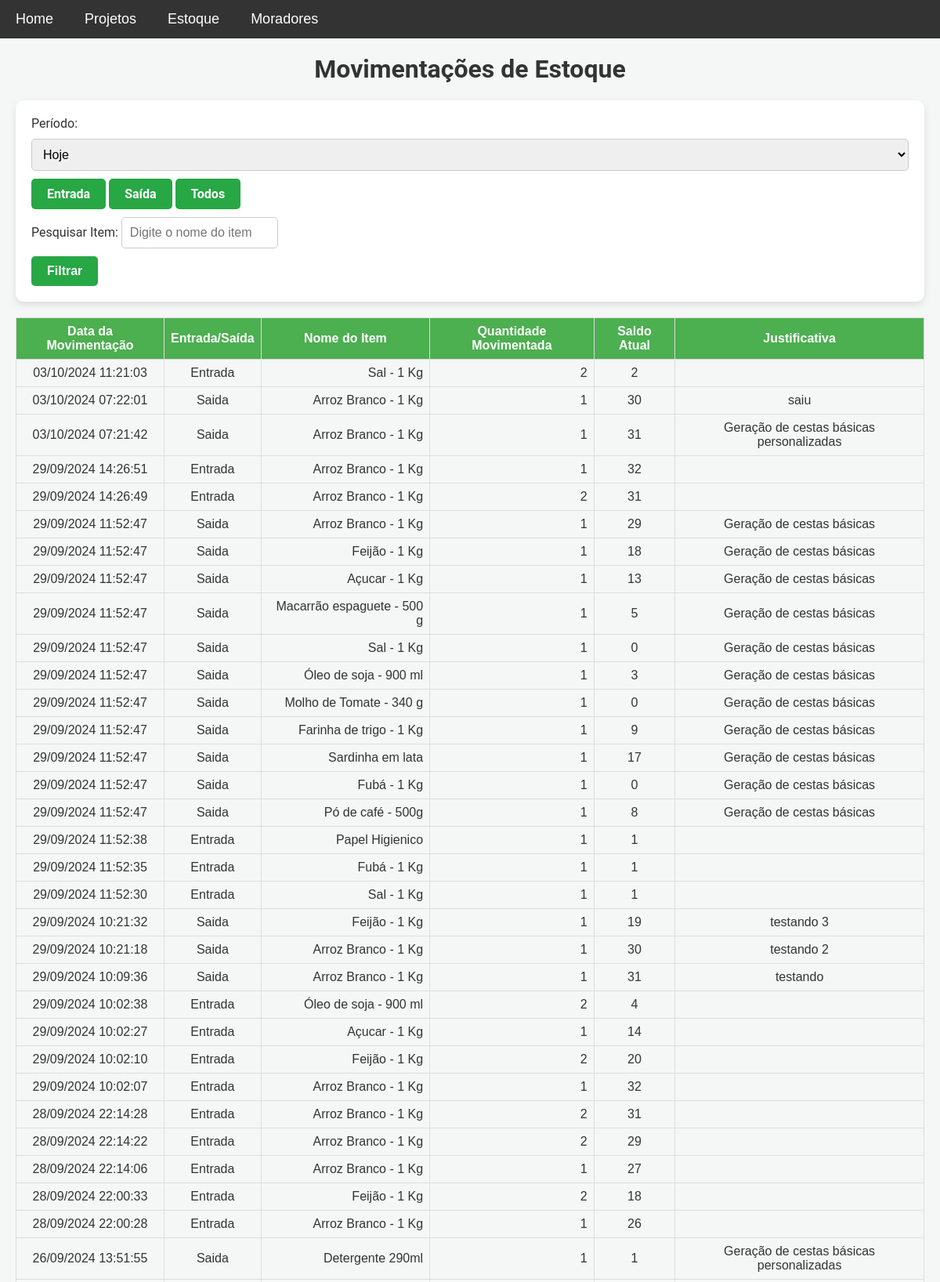
Page /movimentacoes (upper part) on the committed database.
### models.py (models this page shows)
class MovimentacaoEstoque(db.Model):
    __table_args__ = {'extend_existing': True}
    id = db.Column(db.Integer, primary_key=True)
    item_id = db.Column(db.Integer, db.ForeignKey('item.id'), nullable=False)
    tipo_movimentacao = db.Column(db.String(10), nullable=False)  # 'entrada' ou 'saida'
    quantidade = db.Column(db.Integer, nullable=False)
    data_hora = db.Column(db.DateTime, default=datetime.utcnow)
    justificativa = db.Column(db.String(255), nullable=True, default='')  # Define string vazia como padrão
    saldo_atual = db.Column(db.Integer, nullable=False)  # Adiciona o campo saldo atual
    item = db.relationship('Item', backref=db.backref('movimentacoes', lazy=True))

class Item(db.Model):
    __table_args__ = {'extend_existing': True}  # Estende a tabela existente ao invés de tentar recriá-la
    id = db.Column(db.Integer, primary_key=True)
    nome = db.Column(db.String(100), nullable=False)
    descricao = db.Column(db.Text, nullable=False)
    categoria = db.Column(db.String(50), nullable=False)
    quantidade = db.Column(db.Integer, nullable=False, default=0)
    preco = db.Column(db.Float, nullable=False)

### app.py (the view, shortened to what this page needs)
@app.route('/movimentacoes', methods=['GET'])
def movimentacoes_estoque():
    periodo = request.args.get('periodo')  # Filtro de período
    tipo_movimentacao = request.args.get('tipo_movimentacao', 'todos')
    nome_item = request.args.get('nome_item', '').strip()
    query = MovimentacaoEstoque.query.join(Item)
    hoje = datetime.now(tz).date()  # Data de hoje no fuso horário definido
    if periodo == 'hoje':
        query = query.filter(db.func.date(MovimentacaoEstoque.data_hora) == hoje)
    elif periodo == 'semana':
        inicio_semana = hoje - timedelta(days=hoje.weekday())
        query = query.filter(MovimentacaoEstoque.data_hora >= inicio_semana)
    elif periodo == 'mes':
        query = query.filter(
            db.extract('month', MovimentacaoEstoque.data_hora) == hoje.month,
            db.extract('year', MovimentacaoEstoque.data_hora) == hoje.year
        )
    elif periodo == 'ano':
        query = query.filter(db.extract('year', MovimentacaoEstoque.data_hora) == hoje.year)
    elif periodo == 'ultimos_30_dias':
        ultimos_30_dias = hoje - timedelta(days=30)
        query = query.filter(MovimentacaoEstoque.data_hora >= ultimos_30_dias)
    elif periodo == 'ultimos_12_meses':
        ultimos_12_meses = hoje.replace(year=hoje.year - 1)
        query = query.filter(MovimentacaoEstoque.data_hora >= ultimos_12_meses)
    if tipo_movimentacao in ['entrada', 'saida']:
        query = query.filter(MovimentacaoEstoque.tipo_movimentacao == tipo_movimentacao)
    movimentacoes = query.order_by(MovimentacaoEstoque.data_hora.desc()).all()
    if nome_item:
        nome_item_normalizado = remover_acentos(nome_item).lower()
        movimentacoes = [
            m for m in movimentacoes
            if remover_acentos(m.item.nome).lower().find(nome_item_normalizado) != -1
        ]
    return render_template('movimentacoes.html', movimentacoes=movimentacoes, tz=tz)

### templates/movimentacoes.html (shortened to what this page needs)
{% extends 'base.html' %}
{% block content %}
    <h1>Movimentações de Estoque</h1>
    <form method="GET" action="{{ url_for('movimentacoes_estoque') }}">
        <label for="periodo">Período:</label>
        <select name="periodo" id="periodo">
            <option value="hoje" {% if request.args.get('periodo') == 'hoje' %}selected{% endif %}>Hoje</option>
        </select>
        <div class="radio-buttons">
            <label for="entrada" class="btn">Entrada</label>
            <label for="saida" class="btn">Saída</label>
            <label for="todos" class="btn">Todos</label>
        </div>
        <div class="search-bar">
            <label for="nome_item">Pesquisar Item:</label>
            <input type="text" name="nome_item" id="nome_item" placeholder="Digite o nome do item" value="{{ request.args.get('nome_item', '') }}">
        </div>
        <button type="submit">Filtrar</button>
    </form>
    <table class="estoque-table">
        <thead>
            <tr>
                <th>Data da Movimentação</th>
                <th>Entrada/Saída</th>
                <th>Nome do Item</th>
                <th>Quantidade Movimentada</th>
                <th>Saldo Atual</th>
                <th>Justificativa</th>
            </tr>
        </thead>
        <tbody>
            {% for movimentacao in movimentacoes %}
            <tr>
                <td>{{ movimentacao.data_hora.astimezone(tz).strftime('%d/%m/%Y %H:%M:%S') }}</td>
                <td>{{ movimentacao.tipo_movimentacao | capitalize }}</td>
                <td>{{ movimentacao.item.nome }}</td>
                <td>{{ movimentacao.quantidade }}</td>
                <td>{{ movimentacao.saldo_atual }}</td>
                <td>{{ movimentacao.justificativa }}</td>
            </tr>
            {% endfor %}
        </tbody>
    </table>
{% endblock %}

### static/css/style.css (style rules this page uses)
body { font-family: 'Roboto', sans-serif; background-color: #f4f7f6; margin: 0; padding: 0; color: #333; }
h1, h3 { text-align: center; margin-top: 0; }
form { background-color: white; padding: 20px; border-radius: 10px; box-shadow: 0 4px 10px rgba(0, 0, 0, 0.1); margin-bottom: 20px; }
input[type="text"], input[type="date"], textarea, select { width: 100%; padding: 10px; margin: 10px 0; border: 1px solid #ccc; border-radius: 5px; font-size: 16px; box-sizing: border-box; }
form input[type="text"], form input[type="date"] { max-width: 200px; display: inline-block; margin-right: 10px; }
button, .btn { display: inline-block; padding: 10px 20px; background-color: #28a745; color: white; border: none; border-radius: 5px; font-size: 16px; font-weight: bold; cursor: pointer; transition: background-color 0.3s ease, color 0.3s ease; }
.estoque-table, .moradores-table { width: 100%; border-collapse: collapse; margin-top: 20px; font-family: Arial, sans-serif; }
.estoque-table th, .estoque-table td, .moradores-table th, .moradores-table td { border: 1px solid #ddd; padding: 8px; text-align: center; }
.estoque-table th, .moradores-table th { background-color: #4CAF50; color: white; font-weight: bold; }
.estoque-table td:nth-child(3), .estoque-table td:nth-child(4) { text-align: right; }
.search-bar input { width: 100%; max-width: 600px; padding: 10px; margin-top: 10px; font-size: 16px; border: 1px solid #ccc; border-radius: 5px; }

### rows in the picture
MovimentacaoEstoque: data_hora.astimezone "03/10/2024 11:21:03", tipo_movimentacao "Entrada", item.nome "Sal - 1 Kg", quantidade "2", saldo_atual "2"
MovimentacaoEstoque: data_hora.astimezone "03/10/2024 07:22:01", tipo_movimentacao "Saida", item.nome "Arroz Branco - 1 Kg", quantidade "1", saldo_atual "30", justificativa "saiu"
MovimentacaoEstoque: data_hora.astimezone "03/10/2024 07:21:42", tipo_movimentacao "Saida", item.nome "Arroz Branco - 1 Kg", quantidade "1", saldo_atual "31", justificativa "Geração de cestas básicas personalizadas"
MovimentacaoEstoque: data_hora.astimezone "29/09/2024 14:26:51", tipo_movimentacao "Entrada", item.nome "Arroz Branco - 1 Kg", quantidade "1", saldo_atual "32"
MovimentacaoEstoque: data_hora.astimezone "29/09/2024 14:26:49", tipo_movimentacao "Entrada", item.nome "Arroz Branco - 1 Kg", quantidade "2", saldo_atual "31"
MovimentacaoEstoque: data_hora.astimezone "29/09/2024 11:52:47", tipo_movimentacao "Saida", item.nome "Arroz Branco - 1 Kg", quantidade "1", saldo_atual "29", justificativa "Geração de cestas básicas"
MovimentacaoEstoque: data_hora.astimezone "29/09/2024 11:52:47", tipo_movimentacao "Saida", item.nome "Feijão - 1 Kg", quantidade "1", saldo_atual "18", justificativa "Geração de cestas básicas"
MovimentacaoEstoque: data_hora.astimezone "29/09/2024 11:52:47", tipo_movimentacao "Saida", item.nome "Açucar - 1 Kg", quantidade "1", saldo_atual "13", justificativa "Geração de cestas básicas"
MovimentacaoEstoque: data_hora.astimezone "29/09/2024 11:52:47", tipo_movimentacao "Saida", item.nome "Macarrão espaguete - 500 g", quantidade "1", saldo_atual "5", justificativa "Geração de cestas básicas"
MovimentacaoEstoque: data_hora.astimezone "29/09/2024 11:52:47", tipo_movimentacao "Saida", item.nome "Sal - 1 Kg", quantidade "1", saldo_atual "0", justificativa "Geração de cestas básicas"
MovimentacaoEstoque: data_hora.astimezone "29/09/2024 11:52:47", tipo_movimentacao "Saida", item.nome "Óleo de soja - 900 ml", quantidade "1", saldo_atual "3", justificativa "Geração de cestas básicas"
MovimentacaoEstoque: data_hora.astimezone "29/09/2024 11:52:47", tipo_movimentacao "Saida", item.nome "Molho de Tomate - 340 g", quantidade "1", saldo_atual "0", justificativa "Geração de cestas básicas"
MovimentacaoEstoque: data_hora.astimezone "29/09/2024 11:52:47", tipo_movimentacao "Saida", item.nome "Farinha de trigo - 1 Kg", quantidade "1", saldo_atual "9", justificativa "Geração de cestas básicas"
MovimentacaoEstoque: data_hora.astimezone "29/09/2024 11:52:47", tipo_movimentacao "Saida", item.nome "Sardinha em lata", quantidade "1", saldo_atual "17", justificativa "Geração de cestas básicas"
MovimentacaoEstoque: data_hora.astimezone "29/09/2024 11:52:47", tipo_movimentacao "Saida", item.nome "Fubá - 1 Kg", quantidade "1", saldo_atual "0", justificativa "Geração de cestas básicas"
MovimentacaoEstoque: data_hora.astimezone "29/09/2024 11:52:47", tipo_movimentacao "Saida", item.nome "Pó de café - 500g", quantidade "1", saldo_atual "8", justificativa "Geração de cestas básicas"
MovimentacaoEstoque: data_hora.astimezone "29/09/2024 11:52:38", tipo_movimentacao "Entrada", item.nome "Papel Higienico", quantidade "1", saldo_atual "1"
MovimentacaoEstoque: data_hora.astimezone "29/09/2024 11:52:35", tipo_movimentacao "Entrada", item.nome "Fubá - 1 Kg", quantidade "1", saldo_atual "1"
MovimentacaoEstoque: data_hora.astimezone "29/09/2024 11:52:30", tipo_movimentacao "Entrada", item.nome "Sal - 1 Kg", quantidade "1", saldo_atual "1"
MovimentacaoEstoque: data_hora.astimezone "29/09/2024 10:21:32", tipo_movimentacao "Saida", item.nome "Feijão - 1 Kg", quantidade "1", saldo_atual "19", justificativa "testando 3"
MovimentacaoEstoque: data_hora.astimezone "29/09/2024 10:21:18", tipo_movimentacao "Saida", item.nome "Arroz Branco - 1 Kg", quantidade "1", saldo_atual "30", justificativa "testando 2"
MovimentacaoEstoque: data_hora.astimezone "29/09/2024 10:09:36", tipo_movimentacao "Saida", item.nome "Arroz Branco - 1 Kg", quantidade "1", saldo_atual "31", justificativa "testando"
MovimentacaoEstoque: data_hora.astimezone "29/09/2024 10:02:38", tipo_movimentacao "Entrada", item.nome "Óleo de soja - 900 ml", quantidade "2", saldo_atual "4"
MovimentacaoEstoque: data_hora.astimezone "29/09/2024 10:02:27", tipo_movimentacao "Entrada", item.nome "Açucar - 1 Kg", quantidade "1", saldo_atual "14"
MovimentacaoEstoque: data_hora.astimezone "29/09/2024 10:02:10", tipo_movimentacao "Entrada", item.nome "Feijão - 1 Kg", quantidade "2", saldo_atual "20"
MovimentacaoEstoque: data_hora.astimezone "29/09/2024 10:02:07", tipo_movimentacao "Entrada", item.nome "Arroz Branco - 1 Kg", quantidade "1", saldo_atual "32"
MovimentacaoEstoque: data_hora.astimezone "28/09/2024 22:14:28", tipo_movimentacao "Entrada", item.nome "Arroz Branco - 1 Kg", quantidade "2", saldo_atual "31"
MovimentacaoEstoque: data_hora.astimezone "28/09/2024 22:14:22", tipo_movimentacao "Entrada", item.nome "Arroz Branco - 1 Kg", quantidade "2", saldo_atual "29"
MovimentacaoEstoque: data_hora.astimezone "28/09/2024 22:14:06", tipo_movimentacao "Entrada", item.nome "Arroz Branco - 1 Kg", quantidade "1", saldo_atual "27"
MovimentacaoEstoque: data_hora.astimezone "28/09/2024 22:00:33", tipo_movimentacao "Entrada", item.nome "Feijão - 1 Kg", quantidade "2", saldo_atual "18"
MovimentacaoEstoque: data_hora.astimezone "28/09/2024 22:00:28", tipo_movimentacao "Entrada", item.nome "Arroz Branco - 1 Kg", quantidade "1", saldo_atual "26"
MovimentacaoEstoque: data_hora.astimezone "26/09/2024 13:51:55", tipo_movimentacao "Saida", item.nome "Detergente 290ml", quantidade "1", saldo_atual "1", justificativa "Geração de cestas básicas personalizadas"
